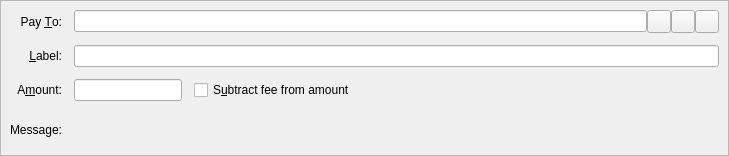
<?xml version="1.0" encoding="UTF-8"?>
<ui version="4.0">
 <class>SendCoinsEntry</class>
 <widget class="QStackedWidget" name="SendCoinsEntry">
  <property name="geometry">
   <rect>
    <x>0</x>
    <y>0</y>
    <width>729</width>
    <height>156</height>
   </rect>
  </property>
  <property name="focusPolicy">
   <enum>Qt::TabFocus</enum>
  </property>
  <property name="autoFillBackground">
   <bool>false</bool>
  </property>
  <widget class="QFrame" name="SendCoins">
   <property name="toolTip">
    <string>This is a normal payment.</string>
   </property>
   <property name="frameShape">
    <enum>QFrame::StyledPanel</enum>
   </property>
   <property name="frameShadow">
    <enum>QFrame::Sunken</enum>
   </property>
   <layout class="QGridLayout" name="gridLayout">
    <property name="spacing">
     <number>12</number>
    </property>
    <item row="0" column="0">
     <widget class="QLabel" name="payToLabel">
      <property name="text">
       <string>Pay &amp;To:</string>
      </property>
      <property name="alignment">
       <set>Qt::AlignRight|Qt::AlignTrailing|Qt::AlignVCenter</set>
      </property>
      <property name="buddy">
       <cstring>payTo</cstring>
      </property>
     </widget>
    </item>
    <item row="0" column="1">
     <layout class="QHBoxLayout" name="payToLayout">
      <property name="spacing">
       <number>0</number>
      </property>
      <item>
       <widget class="QValidatedLineEdit" name="payTo">
        <property name="toolTip">
         <string>The XMNF address to send the payment to</string>
        </property>
       </widget>
      </item>
      <item>
       <widget class="QToolButton" name="addressBookButton">
        <property name="toolTip">
         <string>Choose previously used address</string>
        </property>
        <property name="text">
         <string/>
        </property>
        <property name="icon">
         <iconset resource="../motion.qrc">
          <normaloff>:/icons/address-book</normaloff>:/icons/address-book</iconset>
        </property>
        <property name="shortcut">
         <string>Alt+A</string>
        </property>
       </widget>
      </item>
      <item>
       <widget class="QToolButton" name="pasteButton">
        <property name="toolTip">
         <string>Paste address from clipboard</string>
        </property>
        <property name="text">
         <string/>
        </property>
        <property name="icon">
         <iconset resource="../motion.qrc">
          <normaloff>:/icons/editpaste</normaloff>:/icons/editpaste</iconset>
        </property>
        <property name="shortcut">
         <string>Alt+P</string>
        </property>
       </widget>
      </item>
      <item>
       <widget class="QToolButton" name="deleteButton">
        <property name="toolTip">
         <string>Remove this entry</string>
        </property>
        <property name="text">
         <string/>
        </property>
        <property name="icon">
         <iconset resource="../motion.qrc">
          <normaloff>:/icons/remove</normaloff>:/icons/remove</iconset>
        </property>
       </widget>
      </item>
     </layout>
    </item>
    <item row="1" column="0">
     <widget class="QLabel" name="labelLabel">
      <property name="text">
       <string>&amp;Label:</string>
      </property>
      <property name="alignment">
       <set>Qt::AlignRight|Qt::AlignTrailing|Qt::AlignVCenter</set>
      </property>
      <property name="buddy">
       <cstring>addAsLabel</cstring>
      </property>
     </widget>
    </item>
    <item row="1" column="1">
     <widget class="QLineEdit" name="addAsLabel">
      <property name="toolTip">
       <string>Enter a label for this address to add it to the list of used addresses</string>
      </property>
     </widget>
    </item>
    <item row="2" column="0">
     <widget class="QLabel" name="amountLabel">
      <property name="text">
       <string>A&amp;mount:</string>
      </property>
      <property name="alignment">
       <set>Qt::AlignRight|Qt::AlignTrailing|Qt::AlignVCenter</set>
      </property>
      <property name="buddy">
       <cstring>payAmount</cstring>
      </property>
     </widget>
    </item>
    <item row="2" column="1">
     <layout class="QHBoxLayout" name="horizontalLayoutAmount" stretch="0,1">
      <item>
       <widget class="BitcoinAmountField" name="payAmount"/>
      </item>
      <item>
       <widget class="QCheckBox" name="checkboxSubtractFeeFromAmount">
        <property name="toolTip">
         <string>The fee will be deducted from the amount being sent. The recipient will receive less motioncoins than you enter in the amount field. If multiple recipients are selected, the fee is split equally.</string>
        </property>
        <property name="text">
         <string>S&amp;ubtract fee from amount</string>
        </property>
       </widget>
      </item>
     </layout>
    </item>
    <item row="3" column="0">
     <widget class="QLabel" name="messageLabel">
      <property name="text">
       <string>Message:</string>
      </property>
      <property name="alignment">
       <set>Qt::AlignRight|Qt::AlignTrailing|Qt::AlignVCenter</set>
      </property>
     </widget>
    </item>
    <item row="3" column="1">
     <widget class="QLabel" name="messageTextLabel">
      <property name="toolTip">
       <string>A message that was attached to the MOTION: URI which will be stored with the transaction for your reference. Note: This message will not be sent over the MOTION network.</string>
      </property>
      <property name="textFormat">
       <enum>Qt::PlainText</enum>
      </property>
     </widget>
    </item>
   </layout>
  </widget>
  <widget class="QFrame" name="SendCoins_InsecurePaymentRequest">
   <property name="palette">
    <palette>
     <active>
      <colorrole role="WindowText">
       <brush brushstyle="SolidPattern">
        <color alpha="255">
         <red>0</red>
         <green>0</green>
         <blue>0</blue>
        </color>
       </brush>
      </colorrole>
      <colorrole role="Button">
       <brush brushstyle="SolidPattern">
        <color alpha="255">
         <red>255</red>
         <green>255</green>
         <blue>127</blue>
        </color>
       </brush>
      </colorrole>
      <colorrole role="Light">
       <brush brushstyle="SolidPattern">
        <color alpha="255">
         <red>255</red>
         <green>255</green>
         <blue>255</blue>
        </color>
       </brush>
      </colorrole>
      <colorrole role="Midlight">
       <brush brushstyle="SolidPattern">
        <color alpha="255">
         <red>255</red>
         <green>255</green>
         <blue>191</blue>
        </color>
       </brush>
      </colorrole>
      <colorrole role="Dark">
       <brush brushstyle="SolidPattern">
        <color alpha="255">
         <red>127</red>
         <green>127</green>
         <blue>63</blue>
        </color>
       </brush>
      </colorrole>
      <colorrole role="Mid">
       <brush brushstyle="SolidPattern">
        <color alpha="255">
         <red>170</red>
         <green>170</green>
         <blue>84</blue>
        </color>
       </brush>
      </colorrole>
      <colorrole role="Text">
       <brush brushstyle="SolidPattern">
        <color alpha="255">
         <red>0</red>
         <green>0</green>
         <blue>0</blue>
        </color>
       </brush>
      </colorrole>
      <colorrole role="BrightText">
       <brush brushstyle="SolidPattern">
        <color alpha="255">
         <red>255</red>
         <green>255</green>
         <blue>255</blue>
        </color>
       </brush>
      </colorrole>
      <colorrole role="ButtonText">
       <brush brushstyle="SolidPattern">
        <color alpha="255">
         <red>0</red>
         <green>0</green>
         <blue>0</blue>
        </color>
       </brush>
      </colorrole>
      <colorrole role="Base">
       <brush brushstyle="SolidPattern">
        <color alpha="255">
         <red>255</red>
         <green>255</green>
         <blue>255</blue>
        </color>
       </brush>
      </colorrole>
      <colorrole role="Window">
       <brush brushstyle="SolidPattern">
        <color alpha="255">
         <red>255</red>
         <green>255</green>
         <blue>127</blue>
        </color>
       </brush>
      </colorrole>
      <colorrole role="Shadow">
       <brush brushstyle="SolidPattern">
        <color alpha="255">
         <red>0</red>
         <green>0</green>
         <blue>0</blue>
        </color>
       </brush>
      </colorrole>
      <colorrole role="AlternateBase">
       <brush brushstyle="SolidPattern">
        <color alpha="255">
         <red>255</red>
         <green>255</green>
         <blue>191</blue>
        </color>
       </brush>
      </colorrole>
      <colorrole role="ToolTipBase">
       <brush brushstyle="SolidPattern">
        <color alpha="255">
         <red>255</red>
         <green>255</green>
         <blue>220</blue>
        </color>
       </brush>
      </colorrole>
      <colorrole role="ToolTipText">
       <brush brushstyle="SolidPattern">
        <color alpha="255">
         <red>0</red>
         <green>0</green>
         <blue>0</blue>
        </color>
       </brush>
      </colorrole>
     </active>
     <inactive>
      <colorrole role="WindowText">
       <brush brushstyle="SolidPattern">
        <color alpha="255">
         <red>0</red>
         <green>0</green>
         <blue>0</blue>
        </color>
       </brush>
      </colorrole>
      <colorrole role="Button">
       <brush brushstyle="SolidPattern">
        <color alpha="255">
         <red>255</red>
         <green>255</green>
         <blue>127</blue>
        </color>
       </brush>
      </colorrole>
      <colorrole role="Light">
       <brush brushstyle="SolidPattern">
        <color alpha="255">
         <red>255</red>
         <green>255</green>
         <blue>255</blue>
        </color>
       </brush>
      </colorrole>
      <colorrole role="Midlight">
       <brush brushstyle="SolidPattern">
        <color alpha="255">
         <red>255</red>
         <green>255</green>
         <blue>191</blue>
        </color>
       </brush>
      </colorrole>
      <colorrole role="Dark">
       <brush brushstyle="SolidPattern">
        <color alpha="255">
         <red>127</red>
         <green>127</green>
         <blue>63</blue>
        </color>
       </brush>
      </colorrole>
      <colorrole role="Mid">
       <brush brushstyle="SolidPattern">
        <color alpha="255">
         <red>170</red>
         <green>170</green>
         <blue>84</blue>
        </color>
       </brush>
      </colorrole>
      <colorrole role="Text">
       <brush brushstyle="SolidPattern">
        <color alpha="255">
         <red>0</red>
         <green>0</green>
         <blue>0</blue>
        </color>
       </brush>
      </colorrole>
      <colorrole role="BrightText">
       <brush brushstyle="SolidPattern">
        <color alpha="255">
         <red>255</red>
         <green>255</green>
         <blue>255</blue>
        </color>
       </brush>
      </colorrole>
      <colorrole role="ButtonText">
       <brush brushstyle="SolidPattern">
        <color alpha="255">
         <red>0</red>
         <green>0</green>
         <blue>0</blue>
        </color>
       </brush>
      </colorrole>
      <colorrole role="Base">
       <brush brushstyle="SolidPattern">
        <color alpha="255">
         <red>255</red>
         <green>255</green>
         <blue>255</blue>
        </color>
       </brush>
      </colorrole>
      <colorrole role="Window">
       <brush brushstyle="SolidPattern">
        <color alpha="255">
         <red>255</red>
         <green>255</green>
         <blue>127</blue>
        </color>
       </brush>
      </colorrole>
      <colorrole role="Shadow">
       <brush brushstyle="SolidPattern">
        <color alpha="255">
         <red>0</red>
         <green>0</green>
         <blue>0</blue>
        </color>
       </brush>
      </colorrole>
      <colorrole role="AlternateBase">
       <brush brushstyle="SolidPattern">
        <color alpha="255">
         <red>255</red>
         <green>255</green>
         <blue>191</blue>
        </color>
       </brush>
      </colorrole>
      <colorrole role="ToolTipBase">
       <brush brushstyle="SolidPattern">
        <color alpha="255">
         <red>255</red>
         <green>255</green>
         <blue>220</blue>
        </color>
       </brush>
      </colorrole>
      <colorrole role="ToolTipText">
       <brush brushstyle="SolidPattern">
        <color alpha="255">
         <red>0</red>
         <green>0</green>
         <blue>0</blue>
        </color>
       </brush>
      </colorrole>
     </inactive>
     <disabled>
      <colorrole role="WindowText">
       <brush brushstyle="SolidPattern">
        <color alpha="255">
         <red>127</red>
         <green>127</green>
         <blue>63</blue>
        </color>
       </brush>
      </colorrole>
      <colorrole role="Button">
       <brush brushstyle="SolidPattern">
        <color alpha="255">
         <red>255</red>
         <green>255</green>
         <blue>127</blue>
        </color>
       </brush>
      </colorrole>
      <colorrole role="Light">
       <brush brushstyle="SolidPattern">
        <color alpha="255">
         <red>255</red>
         <green>255</green>
         <blue>255</blue>
        </color>
       </brush>
      </colorrole>
      <colorrole role="Midlight">
       <brush brushstyle="SolidPattern">
        <color alpha="255">
         <red>255</red>
         <green>255</green>
         <blue>191</blue>
        </color>
       </brush>
      </colorrole>
      <colorrole role="Dark">
       <brush brushstyle="SolidPattern">
        <color alpha="255">
         <red>127</red>
         <green>127</green>
         <blue>63</blue>
        </color>
       </brush>
      </colorrole>
      <colorrole role="Mid">
       <brush brushstyle="SolidPattern">
        <color alpha="255">
         <red>170</red>
         <green>170</green>
         <blue>84</blue>
        </color>
       </brush>
      </colorrole>
      <colorrole role="Text">
       <brush brushstyle="SolidPattern">
        <color alpha="255">
         <red>127</red>
         <green>127</green>
         <blue>63</blue>
        </color>
       </brush>
      </colorrole>
      <colorrole role="BrightText">
       <brush brushstyle="SolidPattern">
        <color alpha="255">
         <red>255</red>
         <green>255</green>
         <blue>255</blue>
        </color>
       </brush>
      </colorrole>
      <colorrole role="ButtonText">
       <brush brushstyle="SolidPattern">
        <color alpha="255">
         <red>127</red>
         <green>127</green>
         <blue>63</blue>
        </color>
       </brush>
      </colorrole>
      <colorrole role="Base">
       <brush brushstyle="SolidPattern">
        <color alpha="255">
         <red>255</red>
         <green>255</green>
         <blue>127</blue>
        </color>
       </brush>
      </colorrole>
      <colorrole role="Window">
       <brush brushstyle="SolidPattern">
        <color alpha="255">
         <red>255</red>
         <green>255</green>
         <blue>127</blue>
        </color>
       </brush>
      </colorrole>
      <colorrole role="Shadow">
       <brush brushstyle="SolidPattern">
        <color alpha="255">
         <red>0</red>
         <green>0</green>
         <blue>0</blue>
        </color>
       </brush>
      </colorrole>
      <colorrole role="AlternateBase">
       <brush brushstyle="SolidPattern">
        <color alpha="255">
         <red>255</red>
         <green>255</green>
         <blue>127</blue>
        </color>
       </brush>
      </colorrole>
      <colorrole role="ToolTipBase">
       <brush brushstyle="SolidPattern">
        <color alpha="255">
         <red>255</red>
         <green>255</green>
         <blue>220</blue>
        </color>
       </brush>
      </colorrole>
      <colorrole role="ToolTipText">
       <brush brushstyle="SolidPattern">
        <color alpha="255">
         <red>0</red>
         <green>0</green>
         <blue>0</blue>
        </color>
       </brush>
      </colorrole>
     </disabled>
    </palette>
   </property>
   <property name="toolTip">
    <string>This is an unverified payment request.</string>
   </property>
   <property name="autoFillBackground">
    <bool>true</bool>
   </property>
   <property name="frameShape">
    <enum>QFrame::StyledPanel</enum>
   </property>
   <property name="frameShadow">
    <enum>QFrame::Sunken</enum>
   </property>
   <layout class="QGridLayout" name="gridLayout_is">
    <property name="spacing">
     <number>12</number>
    </property>
    <item row="0" column="0">
     <widget class="QLabel" name="payToLabel_is">
      <property name="text">
       <string>Pay To:</string>
      </property>
      <property name="alignment">
       <set>Qt::AlignRight|Qt::AlignTrailing|Qt::AlignVCenter</set>
      </property>
     </widget>
    </item>
    <item row="0" column="1">
     <layout class="QHBoxLayout" name="payToLayout_is">
      <property name="spacing">
       <number>0</number>
      </property>
      <item>
       <widget class="QLabel" name="payTo_is"/>
      </item>
      <item>
       <widget class="QToolButton" name="deleteButton_is">
        <property name="toolTip">
         <string>Remove this entry</string>
        </property>
        <property name="text">
         <string/>
        </property>
        <property name="icon">
         <iconset resource="../motion.qrc">
          <normaloff>:/icons/remove</normaloff>:/icons/remove</iconset>
        </property>
       </widget>
      </item>
     </layout>
    </item>
    <item row="1" column="0">
     <widget class="QLabel" name="memoLabel_is">
      <property name="text">
       <string>Memo:</string>
      </property>
      <property name="alignment">
       <set>Qt::AlignRight|Qt::AlignTrailing|Qt::AlignVCenter</set>
      </property>
     </widget>
    </item>
    <item row="1" column="1">
     <widget class="QLabel" name="memoTextLabel_is">
      <property name="textFormat">
       <enum>Qt::PlainText</enum>
      </property>
     </widget>
    </item>
    <item row="2" column="0">
     <widget class="QLabel" name="amountLabel_is">
      <property name="text">
       <string>A&amp;mount:</string>
      </property>
      <property name="alignment">
       <set>Qt::AlignRight|Qt::AlignTrailing|Qt::AlignVCenter</set>
      </property>
      <property name="buddy">
       <cstring>payAmount_is</cstring>
      </property>
     </widget>
    </item>
    <item row="2" column="1">
     <widget class="BitcoinAmountField" name="payAmount_is">
      <property name="acceptDrops">
       <bool>false</bool>
      </property>
     </widget>
    </item>
   </layout>
  </widget>
  <widget class="QFrame" name="SendCoins_SecurePaymentRequest">
   <property name="palette">
    <palette>
     <active>
      <colorrole role="WindowText">
       <brush brushstyle="SolidPattern">
        <color alpha="255">
         <red>0</red>
         <green>0</green>
         <blue>0</blue>
        </color>
       </brush>
      </colorrole>
      <colorrole role="Button">
       <brush brushstyle="SolidPattern">
        <color alpha="255">
         <red>140</red>
         <green>232</green>
         <blue>119</blue>
        </color>
       </brush>
      </colorrole>
      <colorrole role="Light">
       <brush brushstyle="SolidPattern">
        <color alpha="255">
         <red>230</red>
         <green>255</green>
         <blue>224</blue>
        </color>
       </brush>
      </colorrole>
      <colorrole role="Midlight">
       <brush brushstyle="SolidPattern">
        <color alpha="255">
         <red>185</red>
         <green>243</green>
         <blue>171</blue>
        </color>
       </brush>
      </colorrole>
      <colorrole role="Dark">
       <brush brushstyle="SolidPattern">
        <color alpha="255">
         <red>70</red>
         <green>116</green>
         <blue>59</blue>
        </color>
       </brush>
      </colorrole>
      <colorrole role="Mid">
       <brush brushstyle="SolidPattern">
        <color alpha="255">
         <red>93</red>
         <green>155</green>
         <blue>79</blue>
        </color>
       </brush>
      </colorrole>
      <colorrole role="Text">
       <brush brushstyle="SolidPattern">
        <color alpha="255">
         <red>0</red>
         <green>0</green>
         <blue>0</blue>
        </color>
       </brush>
      </colorrole>
      <colorrole role="BrightText">
       <brush brushstyle="SolidPattern">
        <color alpha="255">
         <red>155</red>
         <green>255</green>
         <blue>147</blue>
        </color>
       </brush>
      </colorrole>
      <colorrole role="ButtonText">
       <brush brushstyle="SolidPattern">
        <color alpha="255">
         <red>0</red>
         <green>0</green>
         <blue>0</blue>
        </color>
       </brush>
      </colorrole>
      <colorrole role="Base">
       <brush brushstyle="SolidPattern">
        <color alpha="255">
         <red>119</red>
         <green>255</green>
         <blue>233</blue>
        </color>
       </brush>
      </colorrole>
      <colorrole role="Window">
       <brush brushstyle="SolidPattern">
        <color alpha="255">
         <red>140</red>
         <green>232</green>
         <blue>119</blue>
        </color>
       </brush>
      </colorrole>
      <colorrole role="Shadow">
       <brush brushstyle="SolidPattern">
        <color alpha="255">
         <red>0</red>
         <green>0</green>
         <blue>0</blue>
        </color>
       </brush>
      </colorrole>
      <colorrole role="AlternateBase">
       <brush brushstyle="SolidPattern">
        <color alpha="255">
         <red>197</red>
         <green>243</green>
         <blue>187</blue>
        </color>
       </brush>
      </colorrole>
      <colorrole role="NoRole">
       <brush brushstyle="SolidPattern">
        <color alpha="255">
         <red>125</red>
         <green>194</green>
         <blue>122</blue>
        </color>
       </brush>
      </colorrole>
      <colorrole role="ToolTipBase">
       <brush brushstyle="SolidPattern">
        <color alpha="255">
         <red>255</red>
         <green>255</green>
         <blue>220</blue>
        </color>
       </brush>
      </colorrole>
      <colorrole role="ToolTipText">
       <brush brushstyle="SolidPattern">
        <color alpha="255">
         <red>0</red>
         <green>0</green>
         <blue>0</blue>
        </color>
       </brush>
      </colorrole>
     </active>
     <inactive>
      <colorrole role="WindowText">
       <brush brushstyle="SolidPattern">
        <color alpha="255">
         <red>0</red>
         <green>0</green>
         <blue>0</blue>
        </color>
       </brush>
      </colorrole>
      <colorrole role="Button">
       <brush brushstyle="SolidPattern">
        <color alpha="255">
         <red>140</red>
         <green>232</green>
         <blue>119</blue>
        </color>
       </brush>
      </colorrole>
      <colorrole role="Light">
       <brush brushstyle="SolidPattern">
        <color alpha="255">
         <red>230</red>
         <green>255</green>
         <blue>224</blue>
        </color>
       </brush>
      </colorrole>
      <colorrole role="Midlight">
       <brush brushstyle="SolidPattern">
        <color alpha="255">
         <red>185</red>
         <green>243</green>
         <blue>171</blue>
        </color>
       </brush>
      </colorrole>
      <colorrole role="Dark">
       <brush brushstyle="SolidPattern">
        <color alpha="255">
         <red>70</red>
         <green>116</green>
         <blue>59</blue>
        </color>
       </brush>
      </colorrole>
      <colorrole role="Mid">
       <brush brushstyle="SolidPattern">
        <color alpha="255">
         <red>93</red>
         <green>155</green>
         <blue>79</blue>
        </color>
       </brush>
      </colorrole>
      <colorrole role="Text">
       <brush brushstyle="SolidPattern">
        <color alpha="255">
         <red>0</red>
         <green>0</green>
         <blue>0</blue>
        </color>
       </brush>
      </colorrole>
      <colorrole role="BrightText">
       <brush brushstyle="SolidPattern">
        <color alpha="255">
         <red>155</red>
         <green>255</green>
         <blue>147</blue>
        </color>
       </brush>
      </colorrole>
      <colorrole role="ButtonText">
       <brush brushstyle="SolidPattern">
        <color alpha="255">
         <red>0</red>
         <green>0</green>
         <blue>0</blue>
        </color>
       </brush>
      </colorrole>
      <colorrole role="Base">
       <brush brushstyle="SolidPattern">
        <color alpha="255">
         <red>119</red>
         <green>255</green>
         <blue>233</blue>
        </color>
       </brush>
      </colorrole>
      <colorrole role="Window">
       <brush brushstyle="SolidPattern">
        <color alpha="255">
         <red>140</red>
         <green>232</green>
         <blue>119</blue>
        </color>
       </brush>
      </colorrole>
      <colorrole role="Shadow">
       <brush brushstyle="SolidPattern">
        <color alpha="255">
         <red>0</red>
         <green>0</green>
         <blue>0</blue>
        </color>
       </brush>
      </colorrole>
      <colorrole role="AlternateBase">
       <brush brushstyle="SolidPattern">
        <color alpha="255">
         <red>197</red>
         <green>243</green>
         <blue>187</blue>
        </color>
       </brush>
      </colorrole>
      <colorrole role="NoRole">
       <brush brushstyle="SolidPattern">
        <color alpha="255">
         <red>125</red>
         <green>194</green>
         <blue>122</blue>
        </color>
       </brush>
      </colorrole>
      <colorrole role="ToolTipBase">
       <brush brushstyle="SolidPattern">
        <color alpha="255">
         <red>255</red>
         <green>255</green>
         <blue>220</blue>
        </color>
       </brush>
      </colorrole>
      <colorrole role="ToolTipText">
       <brush brushstyle="SolidPattern">
        <color alpha="255">
         <red>0</red>
         <green>0</green>
         <blue>0</blue>
        </color>
       </brush>
      </colorrole>
     </inactive>
     <disabled>
      <colorrole role="WindowText">
       <brush brushstyle="SolidPattern">
        <color alpha="255">
         <red>70</red>
         <green>116</green>
         <blue>59</blue>
        </color>
       </brush>
      </colorrole>
      <colorrole role="Button">
       <brush brushstyle="SolidPattern">
        <color alpha="255">
         <red>140</red>
         <green>232</green>
         <blue>119</blue>
        </color>
       </brush>
      </colorrole>
      <colorrole role="Light">
       <brush brushstyle="SolidPattern">
        <color alpha="255">
         <red>230</red>
         <green>255</green>
         <blue>224</blue>
        </color>
       </brush>
      </colorrole>
      <colorrole role="Midlight">
       <brush brushstyle="SolidPattern">
        <color alpha="255">
         <red>185</red>
         <green>243</green>
         <blue>171</blue>
        </color>
       </brush>
      </colorrole>
      <colorrole role="Dark">
       <brush brushstyle="SolidPattern">
        <color alpha="255">
         <red>70</red>
         <green>116</green>
         <blue>59</blue>
        </color>
       </brush>
      </colorrole>
      <colorrole role="Mid">
       <brush brushstyle="SolidPattern">
        <color alpha="255">
         <red>93</red>
         <green>155</green>
         <blue>79</blue>
        </color>
       </brush>
      </colorrole>
      <colorrole role="Text">
       <brush brushstyle="SolidPattern">
        <color alpha="255">
         <red>70</red>
         <green>116</green>
         <blue>59</blue>
        </color>
       </brush>
      </colorrole>
      <colorrole role="BrightText">
       <brush brushstyle="SolidPattern">
        <color alpha="255">
         <red>155</red>
         <green>255</green>
         <blue>147</blue>
        </color>
       </brush>
      </colorrole>
      <colorrole role="ButtonText">
       <brush brushstyle="SolidPattern">
        <color alpha="255">
         <red>70</red>
         <green>116</green>
         <blue>59</blue>
        </color>
       </brush>
      </colorrole>
      <colorrole role="Base">
       <brush brushstyle="SolidPattern">
        <color alpha="255">
         <red>140</red>
         <green>232</green>
         <blue>119</blue>
        </color>
       </brush>
      </colorrole>
      <colorrole role="Window">
       <brush brushstyle="SolidPattern">
        <color alpha="255">
         <red>140</red>
         <green>232</green>
         <blue>119</blue>
        </color>
       </brush>
      </colorrole>
      <colorrole role="Shadow">
       <brush brushstyle="SolidPattern">
        <color alpha="255">
         <red>0</red>
         <green>0</green>
         <blue>0</blue>
        </color>
       </brush>
      </colorrole>
      <colorrole role="AlternateBase">
       <brush brushstyle="SolidPattern">
        <color alpha="255">
         <red>140</red>
         <green>232</green>
         <blue>119</blue>
        </color>
       </brush>
      </colorrole>
      <colorrole role="NoRole">
       <brush brushstyle="SolidPattern">
        <color alpha="255">
         <red>125</red>
         <green>194</green>
         <blue>122</blue>
        </color>
       </brush>
      </colorrole>
      <colorrole role="ToolTipBase">
       <brush brushstyle="SolidPattern">
        <color alpha="255">
         <red>255</red>
         <green>255</green>
         <blue>220</blue>
        </color>
       </brush>
      </colorrole>
      <colorrole role="ToolTipText">
       <brush brushstyle="SolidPattern">
        <color alpha="255">
         <red>0</red>
         <green>0</green>
         <blue>0</blue>
        </color>
       </brush>
      </colorrole>
     </disabled>
    </palette>
   </property>
   <property name="toolTip">
    <string>This is a verified payment request.</string>
   </property>
   <property name="autoFillBackground">
    <bool>true</bool>
   </property>
   <property name="frameShape">
    <enum>QFrame::StyledPanel</enum>
   </property>
   <property name="frameShadow">
    <enum>QFrame::Sunken</enum>
   </property>
   <layout class="QGridLayout" name="gridLayout_s">
    <property name="spacing">
     <number>12</number>
    </property>
    <item row="0" column="0">
     <widget class="QLabel" name="payToLabel_s">
      <property name="text">
       <string>Pay To:</string>
      </property>
      <property name="alignment">
       <set>Qt::AlignRight|Qt::AlignTrailing|Qt::AlignVCenter</set>
      </property>
     </widget>
    </item>
    <item row="0" column="1">
     <layout class="QHBoxLayout" name="payToLayout_s">
      <property name="spacing">
       <number>0</number>
      </property>
      <item>
       <widget class="QLabel" name="payTo_s">
        <property name="textFormat">
         <enum>Qt::PlainText</enum>
        </property>
       </widget>
      </item>
      <item>
       <widget class="QToolButton" name="deleteButton_s">
        <property name="toolTip">
         <string>Remove this entry</string>
        </property>
        <property name="text">
         <string/>
        </property>
        <property name="icon">
         <iconset resource="../motion.qrc">
          <normaloff>:/icons/remove</normaloff>:/icons/remove</iconset>
        </property>
       </widget>
      </item>
     </layout>
    </item>
    <item row="1" column="0">
     <widget class="QLabel" name="memoLabel_s">
      <property name="text">
       <string>Memo:</string>
      </property>
      <property name="alignment">
       <set>Qt::AlignRight|Qt::AlignTrailing|Qt::AlignVCenter</set>
      </property>
     </widget>
    </item>
    <item row="1" column="1">
     <widget class="QLabel" name="memoTextLabel_s">
      <property name="textFormat">
       <enum>Qt::PlainText</enum>
      </property>
     </widget>
    </item>
    <item row="2" column="0">
     <widget class="QLabel" name="amountLabel_s">
      <property name="text">
       <string>A&amp;mount:</string>
      </property>
      <property name="alignment">
       <set>Qt::AlignRight|Qt::AlignTrailing|Qt::AlignVCenter</set>
      </property>
      <property name="buddy">
       <cstring>payAmount_s</cstring>
      </property>
     </widget>
    </item>
    <item row="2" column="1">
     <widget class="BitcoinAmountField" name="payAmount_s">
      <property name="acceptDrops">
       <bool>false</bool>
      </property>
     </widget>
    </item>
   </layout>
  </widget>
 </widget>
 <customwidgets>
  <customwidget>
   <class>QValidatedLineEdit</class>
   <extends>QLineEdit</extends>
   <header>qvalidatedlineedit.h</header>
  </customwidget>
  <customwidget>
   <class>BitcoinAmountField</class>
   <extends>QLineEdit</extends>
   <header>bitcoinamountfield.h</header>
  </customwidget>
 </customwidgets>
 <tabstops>
  <tabstop>payTo</tabstop>
  <tabstop>addressBookButton</tabstop>
  <tabstop>pasteButton</tabstop>
  <tabstop>deleteButton</tabstop>
  <tabstop>addAsLabel</tabstop>
  <tabstop>payAmount</tabstop>
  <tabstop>payAmount_is</tabstop>
  <tabstop>deleteButton_is</tabstop>
  <tabstop>payAmount_s</tabstop>
  <tabstop>deleteButton_s</tabstop>
 </tabstops>
 <resources>
  <include location="../motion.qrc"/>
 </resources>
 <connections/>
</ui>
